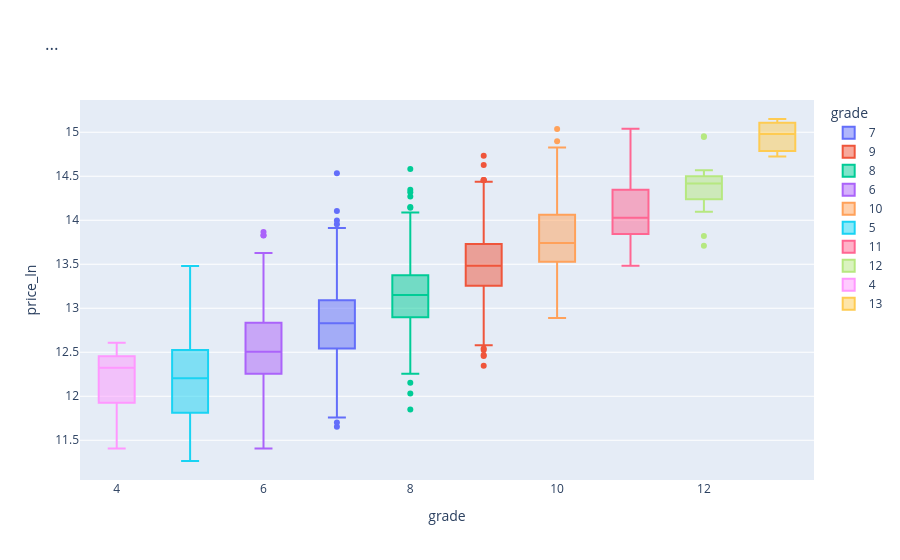

The cell this chart's notebook holds for it:
### Code cell
fig = px.box(df, x='grade', y='price_ln', color='grade', title='...')
fig.show()

### Figure 1 — Plotly figure (JSON) as saved in the notebook; plotly's stock layout.template omitted (floating-point values rounded to 4 significant figures; data arrays with more than 128 entries replaced by an {"elided": "..."} marker saying what was removed)
{"data": [{"alignmentgroup": "True", "hovertemplate": "grade=%{x}<br>price_ln=%{y}<extra></extra>", "legendgroup": "7", "marker": {"color": "#636efa"}, "name": "7", "notched": false, "offsetgroup": "7", "orientation": "v", "showlegend": true, "type": "box", "x": {"elided": "1786 int values"}, "x0": " ", "xaxis": "x", "y": {"elided": "1786 float values"}, "y0": " ", "yaxis": "y"}, {"alignmentgroup": "True", "hovertemplate": "grade=%{x}<br>price_ln=%{y}<extra></extra>", "legendgroup": "9", "marker": {"color": "#EF553B"}, "name": "9", "notched": false, "offsetgroup": "9", "orientation": "v", "showlegend": true, "type": "box", "x": {"elided": "515 int values"}, "x0": " ", "xaxis": "x", "y": {"elided": "515 float values"}, "y0": " ", "yaxis": "y"}, {"alignmentgroup": "True", "hovertemplate": "grade=%{x}<br>price_ln=%{y}<extra></extra>", "legendgroup": "8", "marker": {"color": "#00cc96"}, "name": "8", "notched": false, "offsetgroup": "8", "orientation": "v", "showlegend": true, "type": "box", "x": {"elided": "1206 int values"}, "x0": " ", "xaxis": "x", "y": {"elided": "1206 float values"}, "y0": " ", "yaxis": "y"}, {"alignmentgroup": "True", "hovertemplate": "grade=%{x}<br>price_ln=%{y}<extra></extra>", "legendgroup": "6", "marker": {"color": "#ab63fa"}, "name": "6", "notched": false, "offsetgroup": "6", "orientation": "v", "showlegend": true, "type": "box", "x": {"elided": "378 int values"}, "x0": " ", "xaxis": "x", "y": {"elided": "378 float values"}, "y0": " ", "yaxis": "y"}, {"alignmentgroup": "True", "hovertemplate": "grade=%{x}<br>price_ln=%{y}<extra></extra>", "legendgroup": "10", "marker": {"color": "#FFA15A"}, "name": "10", "notched": false, "offsetgroup": "10", "orientation": "v", "showlegend": true, "type": "box", "x": {"elided": "223 int values"}, "x0": " ", "xaxis": "x", "y": {"elided": "223 float values"}, "y0": " ", "yaxis": "y"}, {"alignmentgroup": "True", "hovertemplate": "grade=%{x}<br>price_ln=%{y}<extra></extra>", "legendgroup": "5", "marker": {"color": "#19d3f3"}, "name": "5", "notched": false, "offsetgroup": "5", "orientation": "v", "showlegend": true, "type": "box", "x": [5, 5, 5, 5, 5, 5, 5, 5, 5, 5, 5, 5, 5, 5, 5, 5, 5, 5, 5, 5, 5, 5, 5, 5, 5, 5, 5, 5, 5, 5, 5, 5, 5, 5, 5, 5, 5, 5, 5, 5, 5, 5], "x0": " ", "xaxis": "x", "y": [11.61, 12.1, 11.98, 12.25, 12.07, 11.26, 11.61, 12.3, 12.66, 12.22, 12.25, 12.01, 12.68, 13.48, 11.62, 11.41, 12.1, 12.96, 11.46, 12.56, 12.35, 11.61, 12.35, 12.15, 13.19, 12.49, 12.15, 12.83, 12.52, 12.21, 12.15, 11.65, 12.21, 12.48, 11.57, 12.89, 12.87, 11.81, 11.33, 12.55, 12.21, 12.25], "y0": " ", "yaxis": "y"}, {"alignmentgroup": "True", "hovertemplate": "grade=%{x}<br>price_ln=%{y}<extra></extra>", "legendgroup": "11", "marker": {"color": "#FF6692"}, "name": "11", "notched": false, "offsetgroup": "11", "orientation": "v", "showlegend": true, "type": "box", "x": [11, 11, 11, 11, 11, 11, 11, 11, 11, 11, 11, 11, 11, 11, 11, 11, 11, 11, 11, 11, 11, 11, 11, 11, 11, 11, 11, 11, 11, 11, 11, 11, 11, 11, 11, 11, 11, 11, 11, 11, 11, 11, 11, 11, 11, 11, 11, 11, 11, 11, 11, 11, 11, 11, 11, 11, 11, 11, 11, 11, 11, 11, 11, 11, 11, 11, 11, 11, 11, 11, 11, 11, 11, 11, 11, 11, 11, 11, 11, 11, 11, 11, 11, 11, 11, 11, 11, 11, 11, 11], "x0": " ", "xaxis": "x", "y": [14.29, 13.65, 15.02, 13.79, 14.18, 14.98, 13.81, 14.63, 14.71, 14.27, 13.83, 14.67, 14.21, 14.0, 13.87, 13.85, 13.99, 14.48, 14.82, 13.99, 13.96, 13.89, 13.89, 14.47, 13.53, 14.32, 14.41, 14.3, 13.75, 13.62, 14.14, 14.29, 14.06, 13.96, 13.82, 14.47, 13.79, 14.08, 14.25, 14.67, 13.89, 14.15, 14.35, 14.02, 14.46, 13.81, 13.82, 14.29, 13.91, 14.62, 15.04, 14.08, 14.05, 14.35, 14.2, 13.94, 14.33, 13.72, 13.91, 14.51, 14.04, 13.89, 14.02, 13.88, 13.85, 13.49, 13.64, 13.72, 14.66, 13.76, 13.93, 13.6, 13.92, 14.38, 13.75, 14.44, 13.85, 13.78, 14.71, 14.09, 13.68, 13.99, 14.69, 14.27, 14.15, 14.8, 14.07, 13.79, 13.48, 13.87], "y0": " ", "yaxis": "y"}, {"alignmentgroup": "True", "hovertemplate": "grade=%{x}<br>price_ln=%{y}<extra></extra>", "legendgroup": "12", "marker": {"color": "#B6E880"}, "name": "12", "notched": false, "offsetgroup": "12", "orientation": "v", "showlegend": true, "type": "box", "x": [12, 12, 12, 12, 12, 12, 12, 12, 12, 12, 12, 12, 12, 12], "x0": " ", "xaxis": "x", "y": [14.34, 14.42, 14.5, 14.46, 14.95, 14.27, 13.71, 14.41, 14.1, 13.82, 14.24, 14.48, 14.57, 14.95], "y0": " ", "yaxis": "y"}, {"alignmentgroup": "True", "hovertemplate": "grade=%{x}<br>price_ln=%{y}<extra></extra>", "legendgroup": "4", "marker": {"color": "#FF97FF"}, "name": "4", "notched": false, "offsetgroup": "4", "orientation": "v", "showlegend": true, "type": "box", "x": [4, 4, 4, 4, 4, 4, 4, 4], "x0": " ", "xaxis": "x", "y": [12.42, 11.41, 12.61, 11.93, 12.23, 12.42, 12.49, 11.92], "y0": " ", "yaxis": "y"}, {"alignmentgroup": "True", "hovertemplate": "grade=%{x}<br>price_ln=%{y}<extra></extra>", "legendgroup": "13", "marker": {"color": "#FECB52"}, "name": "13", "notched": false, "offsetgroup": "13", "orientation": "v", "showlegend": true, "type": "box", "x": [13, 13, 13], "x0": " ", "xaxis": "x", "y": [15.15, 14.72, 14.98], "y0": " ", "yaxis": "y"}], "layout": {"boxmode": "overlay", "legend": {"title": {"text": "grade"}, "tracegroupgap": 0}, "title": {"text": "..."}, "xaxis": {"anchor": "y", "categoryarray": [7, 9, 8, 6, 10, 5, 11, 12, 4, 13], "categoryorder": "array", "domain": [0, 1], "title": {"text": "grade"}}, "yaxis": {"anchor": "x", "domain": [0, 1], "title": {"text": "price_ln"}}}}
